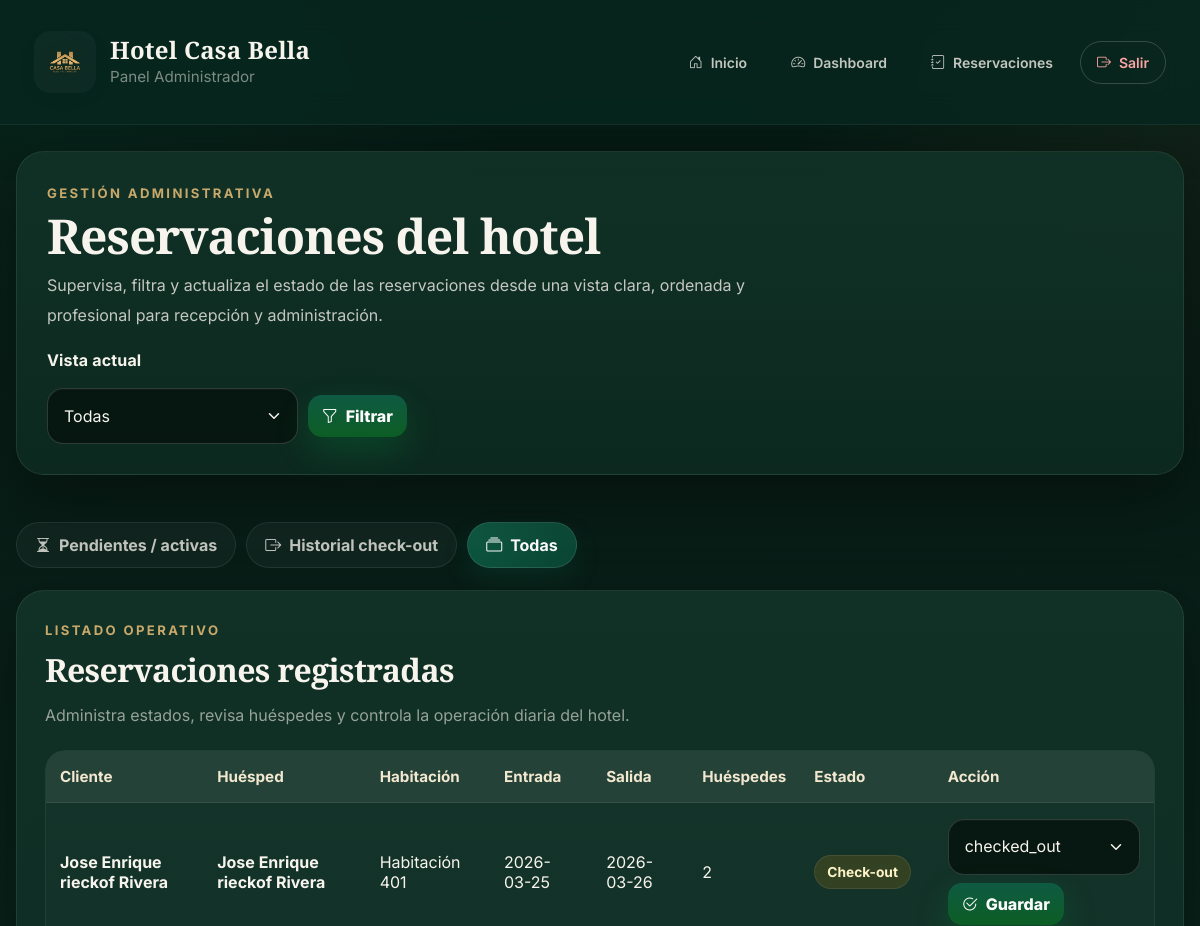
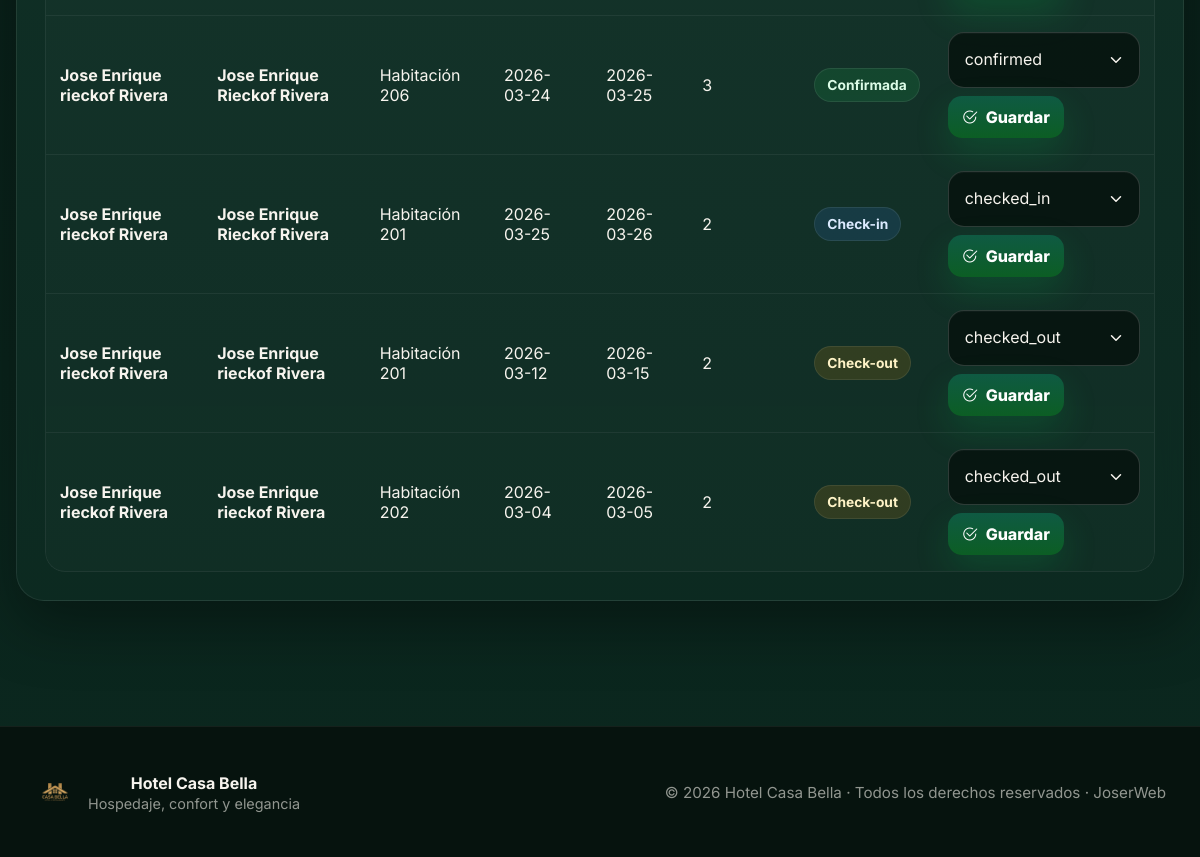
Page /admin/reservations?status=all (signed in) on the committed database (2 pictures, top to bottom).
### tables this page shows
CREATE TABLE reservations (
  id INTEGER PRIMARY KEY AUTOINCREMENT,
  user_id INTEGER NOT NULL,  -- ✅ cliente que reservó
  guest_name TEXT NOT NULL,
  email TEXT NOT NULL,
  phone TEXT NOT NULL,
  room_id INTEGER NOT NULL,
  check_in TEXT NOT NULL,
  check_out TEXT NOT NULL,
  guests INTEGER NOT NULL,
  special_requests TEXT,
  status TEXT NOT NULL CHECK(status IN ('confirmed','checked_in','checked_out','cancelled')) DEFAULT 'confirmed',
  created_at TEXT NOT NULL DEFAULT (datetime('now')), extra_person INTEGER NOT NULL DEFAULT 0, total_amount REAL NOT NULL DEFAULT 0, admin_alert_dismissed INTEGER NOT NULL DEFAULT 0,
  FOREIGN KEY(user_id) REFERENCES "users_old"(id) ON DELETE CASCADE,
  FOREIGN KEY(room_id) REFERENCES rooms(id) ON DELETE CASCADE
);

CREATE TABLE users (
                    id INTEGER PRIMARY KEY AUTOINCREMENT,
                    full_name TEXT NOT NULL,
                    email TEXT NOT NULL UNIQUE,
                    password_hash TEXT NOT NULL,
                    role TEXT NOT NULL DEFAULT 'client'
                        CHECK (role IN ('client', 'admin', 'superadmin')),
                    created_at TEXT NOT NULL DEFAULT (datetime('now'))
                );

CREATE TABLE rooms (
  id INTEGER PRIMARY KEY AUTOINCREMENT,
  name TEXT NOT NULL,
  category TEXT NOT NULL,
  price_per_night REAL NOT NULL DEFAULT 0,
  capacity INTEGER NOT NULL,
  description TEXT
);

### app.py (the view, shortened to what this page needs)
@app.route("/admin/reservations")
@admin_required
def admin_reservations() -> str:
    db = get_db()
    status = request.args.get("status", "active")
    if status == "checked_out":
        query = """
            SELECT r.*, rm.name AS room_name, u.full_name AS user_name
            FROM reservations r
            JOIN rooms rm ON rm.id = r.room_id
            JOIN users u ON u.id = r.user_id
            WHERE r.status = 'checked_out'
            ORDER BY r.created_at DESC
        """
        reservations = db.execute(query).fetchall()
    elif status == "all":
        query = """
            SELECT r.*, rm.name AS room_name, u.full_name AS user_name
            FROM reservations r
            JOIN rooms rm ON rm.id = r.room_id
            JOIN users u ON u.id = r.user_id
            ORDER BY
                CASE WHEN r.admin_alert_dismissed = 0 THEN 0 ELSE 1 END,
                r.created_at DESC
        """
        reservations = db.execute(query).fetchall()
    pending_alerts = get_pending_admin_alerts(db)
    has_pending_alerts = len(pending_alerts) > 0
    return render_template(
        "reservations_admin.html",
        reservations=reservations,
        selected_status=status,
        pending_alerts=pending_alerts,
        has_pending_alerts=has_pending_alerts,
    )

### app.py (called while the page is built)
def get_db() -> sqlite3.Connection:
    if "db" not in g:
        conn = sqlite3.connect(DB_PATH)
        conn.row_factory = sqlite3.Row
        g.db = conn
    return g.db

def current_user() -> Optional[sqlite3.Row]:
    uid = session.get("user_id")
    if not uid:
        return None
    db = get_db()
    return db.execute("SELECT * FROM users WHERE id = ?", (uid,)).fetchone()

def user_has_role(user: Optional[sqlite3.Row], *allowed_roles: str) -> bool:
    if user is None:
        return False
    role = user["role"]
    hierarchy = {
        "client": 1,
        "admin": 2,
        "superadmin": 3,
    }
    user_level = hierarchy.get(role, 0)
    return any(user_level >= hierarchy.get(r, 999) for r in allowed_roles)

def get_pending_admin_alerts(db: sqlite3.Connection):
    return db.execute(
        """
        SELECT r.*, rm.name AS room_name, u.full_name AS user_name
        FROM reservations r
        JOIN rooms rm ON rm.id = r.room_id
        JOIN users u ON u.id = r.user_id
        WHERE r.admin_alert_dismissed = 0
          AND r.status != 'checked_out'
        ORDER BY r.created_at DESC
        """
    ).fetchall()

@app.context_processor
def inject_user():
    user = current_user()
    return {
        "current_user": user,
        "is_admin": user_has_role(user, "admin"),
        "is_superadmin": user_has_role(user, "superadmin"),
        "reservation_total_for_template": reservation_total_for_template,
    }

def role_required(*roles: str):
    def decorator(view: F) -> F:
        @wraps(view)
        def wrapped(*args: Any, **kwargs: Any):
            user = current_user()
            if user is None:
                flash("Debes iniciar sesión.", "error")
                return redirect(url_for("login"))
            if not user_has_role(user, *roles):
                flash("No tienes permisos para acceder aquí.", "error")
                return redirect(url_for("my_reservations"))
            return view(*args, **kwargs)
        return wrapped  # type: ignore
    return decorator

### templates/reservations_admin.html (shortened to what this page needs)
{% extends "base.html" %}
{% block content %}
<section class="admin-res-shell" data-aos="fade-up">
  <section class="admin-res-hero card">
    <div class="admin-res-hero-copy">
      <span class="section-kicker">Gestión administrativa</span>
      <h1>Reservaciones del hotel</h1>
      <p>
        Supervisa, filtra y actualiza el estado de las reservaciones desde una vista
        clara, ordenada y profesional para recepción y administración.
      </p>
    </div>
    <form method="get" action="{{ url_for('admin_reservations') }}" class="admin-res-filter-form">
      <label for="statusFilter">Vista actual</label>
      <div class="admin-res-filter-row">
        <select id="statusFilter" name="status">
          <option value="all" {{ 'selected' if selected_status=='all' else '' }}>Todas</option>
        </select>
        <button class="btn btn-primary" type="submit">
          <i class="bi bi-funnel"></i>
          Filtrar
        </button>
      </div>
    </form>
  </section>
  <section class="admin-tabs-wrap">
    <a href="{{ url_for('admin_reservations', status='active') }}"
       class="admin-tab {{ 'active' if selected_status == 'active' else '' }}">
      <i class="bi bi-hourglass-split"></i>
      Pendientes / activas
    </a>
    <a href="{{ url_for('admin_reservations', status='checked_out') }}"
       class="admin-tab {{ 'active' if selected_status == 'checked_out' else '' }}">
      <i class="bi bi-box-arrow-right"></i>
      Historial check-out
    </a>
    <a href="{{ url_for('admin_reservations', status='all') }}"
       class="admin-tab {{ 'active' if selected_status == 'all' else '' }}">
      <i class="bi bi-collection"></i>
      Todas
    </a>
  </section>
  <section class="card admin-res-table-card">
    <div class="admin-res-section-head">
      <div>
        <span class="section-kicker">Listado operativo</span>
        <h2>Reservaciones registradas</h2>
        <p>
          Administra estados, revisa huéspedes y controla la operación diaria del hotel.
        </p>
      </div>
    </div>
    {% if reservations|length == 0 %}
      <div class="empty-admin-res">
        <div class="empty-admin-res-icon">
          <i class="bi bi-calendar2-x"></i>
        </div>
        <h3>No hay reservaciones para mostrar</h3>
        <p>
          En esta vista no existen registros disponibles en este momento.
        </p>
      </div>
    {% else %}
      <div class="table-wrap admin-res-mobile-cards">
        <table class="admin-res-table">
          <thead>
            <tr>
              <th>Cliente</th>
              <th>Huésped</th>
              <th>Habitación</th>
              <th>Entrada</th>
              <th>Salida</th>
              <th>Huéspedes</th>
              <th>Estado</th>
              <th>Acción</th>
            </tr>
          </thead>
          <tbody>
            {% for r in reservations %}
            {% set st = (r.status or '')|lower %}
            <tr class="{{ 'row-new-lux' if r.admin_alert_dismissed == 0 else '' }}">
              <td data-label="Cliente">
                <div class="cell-strong">{{ r.user_name }}</div>
              </td>
              <td data-label="Huésped">
                <div class="guest-cell">
                  <span class="cell-strong">{{ r.guest_name }}</span>
                </div>
              </td>
              <td data-label="Habitación">{{ r.room_name }}</td>
              <td data-label="Entrada">{{ r.check_in }}</td>
              <td data-label="Salida">{{ r.check_out }}</td>
              <td data-label="Huéspedes">{{ r.guests }}</td>
              <td data-label="Estado">
                <span class="status-badge
                  {% if st == 'confirmed' %}status-confirmed{% endif %}
                  {% if st == 'checked_in' %}status-checked-in{% endif %}
                  {% if st == 'checked_out' %}status-checked-out{% endif %}
                  {% if st == 'cancelled' %}status-cancelled{% endif %}">
                  {% if st == 'confirmed' %}
                    Confirmada
                  {% elif st == 'checked_in' %}
                    Check-in
                  {% elif st == 'checked_out' %}
                    Check-out
                  {% elif st == 'cancelled' %}
                    Cancelada
                  {% else %}
                    {{ r.status }}
                  {% endif %}
                </span>
              </td>
              <td data-label="Acción">
                <form method="post"
                      action="{{ url_for('admin_update_reservation_status', reservation_id=r.id) }}"
                      class="admin-inline-form">
                  <select name="status" required>
                    <option value="confirmed" {{ 'selected' if r.status=='confirmed' else '' }}>confirmed</option>
                    <option value="checked_in" {{ 'selected' if r.status=='checked_in' else '' }}>checked_in</option>
                    <option value="checked_out" {{ 'selected' if r.status=='checked_out' else '' }}>checked_out</option>
                  </select>
                  <button class="btn btn-primary btn-sm" type="submit">
                    <i class="bi bi-check2-circle"></i>
                    Guardar
                  </button>
                </form>
              </td>
            </tr>
            {% endfor %}
          </tbody>
        </table>
      </div>
    {% endif %}
  </section>
</section>
{% endblock %}

### static/styles.css (style rules this page uses)
:root { --bg: #07120b; --surface: #0b1f12; --card: #0f2a18; --card-2: #0c2315; --text: #e9fff0; --muted: rgba(233,255,240,.75); --line: rgba(233,255,240,.12); --green: #00c853; --green-2: #00e676; --green-dark: #009944; --danger: #ff5252; --warning: #ffd54f; --info: #40c4ff; --radius: 16px; --shadow: 0 18px 60px rgba(0,0,0,.45); --shadow-soft: 0 10px 30px rgba(0,0,0,.28); --focus: 0 0 0 4px rgba(0,200,83,.25); --font: ui-sans-serif, system-ui, -apple-system, Segoe UI, Roboto, Arial; }
* { box-sizing:border-box; }
html,body { height:100%; }
body { margin:0; font-family: var(--font); background: radial-gradient(1200px 600px at 20% -10%, rgba(0,200,83,.22), transparent 60%), radial-gradient(900px 500px at 110% 10%, rgba(0,230,118,.14), transparent 60%), linear-gradient(180deg, var(--bg), #050a07 70%); color: var(--text); }
a { color: inherit; text-decoration: none; }
.btn-primary, button.btn-primary, .btn { display:inline-flex; align-items:center; justify-content:center; gap: 8px; border: 0; cursor: pointer; padding: 11px 14px; border-radius: 14px; background: linear-gradient(180deg, var(--green), var(--green-dark)); color: #07120b; font-weight: 700; box-shadow: 0 14px 35px rgba(0,200,83,.18); transition: transform .10s ease, filter .15s ease, box-shadow .15s ease; text-decoration: none; }
.card { background: linear-gradient(180deg, rgba(15,42,24,.95), rgba(11,31,18,.95)); border: 1px solid rgba(255,255,255,.10); border-radius: var(--radius); box-shadow: var(--shadow-soft); padding: 18px; }
.card h1 { margin: 0 0 12px; font-size: 20px; }
table { width: 100%; border-collapse: collapse; overflow: hidden; border-radius: 14px; }
thead th { text-align: left; font-size: 12px; color: rgba(233,255,240,.82); padding: 12px 12px; border-bottom: 1px solid var(--line); background: rgba(255,255,255,.04); }
tbody td { padding: 12px 12px; border-bottom: 1px solid rgba(255,255,255,.08); color: rgba(233,255,240,.90); }
select { cursor: pointer; }
.card h2 { margin: 0 0 12px; font-size: 18px; }
:root { --green: #0f7a2f; --green-dark: #0c5e24; --green-light: #1ea34a; --text: #1b1b1b; --muted: #666; --border: #e8e8e8; --radius: 12px; --shadow: 0 10px 30px rgba(0,0,0,.08); --font: "Segoe UI", system-ui, -apple-system, sans-serif; }
body { margin:0; font-family: var(--font); background:#ffffff; color: var(--text); }
.btn-primary { background:white; color:var(--green); padding:9px 16px; border-radius:30px; font-weight:600; border:none; cursor:pointer; text-decoration:none; }
.card { background:white; border:1px solid var(--border); border-radius: var(--radius); box-shadow: var(--shadow); padding:24px; margin-bottom:25px; }
table { width:100%; border-collapse:collapse; }
th, td { padding:12px; border-bottom:1px solid var(--border); text-align:left; }
th { font-size:13px; color:var(--muted); }
html, body { height:100%; }
body { display:flex; flex-direction:column; min-height:100vh; }
table { color: #222; }
th { color: #555; font-weight: 600; }
td { color: #222; }
.card table td, .card table th { color: #222; }
body { margin: 0; padding: 0; background-image: url("/static/img/banner.jpg"); background-size: cover; background-position: center; background-repeat: no-repeat; background-attachment: fixed; }
:root { --green-900:#064e3b; --green-700:#047857; --text:#0f172a; --muted:#64748b; --shadow: 0 14px 40px rgba(2, 44, 34, .22); }
.btn-primary { background:#fff; color: var(--green-900) !important; border: 1px solid rgba(255,255,255,.35); box-shadow: 0 10px 24px rgba(0,0,0,.18); }

### rows in the picture
reservations: user_name "Jose Enrique rieckof Rivera", guest_name "Jose Enrique rieckof Rivera", room_name "Habitación 401", check_in "2026-03-25", check_out "2026-03-26", guests "2", shows "Check-out"
reservations: user_name "Jose Enrique rieckof Rivera", guest_name "Jose Enrique Rieckof Rivera", room_name "Habitación 206", check_in "2026-03-24", check_out "2026-03-25", guests "3", shows "Confirmada"
reservations: user_name "Jose Enrique rieckof Rivera", guest_name "Jose Enrique Rieckof Rivera", room_name "Habitación 201", check_in "2026-03-25", check_out "2026-03-26", guests "2", shows "Check-in"
reservations: user_name "Jose Enrique rieckof Rivera", guest_name "Jose Enrique rieckof Rivera", room_name "Habitación 201", check_in "2026-03-12", check_out "2026-03-15", guests "2", shows "Check-out"
reservations: user_name "Jose Enrique rieckof Rivera", guest_name "Jose Enrique rieckof Rivera", room_name "Habitación 202", check_in "2026-03-04", check_out "2026-03-05", guests "2", shows "Check-out"
